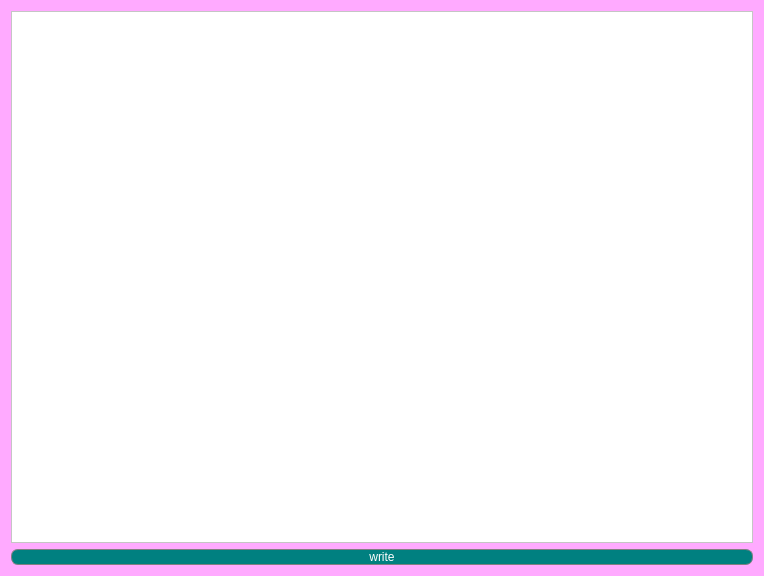
<?xml version="1.0" encoding="UTF-8"?>
<ui version="4.0">
 <class>SecDialog</class>
 <widget class="QDialog" name="SecDialog">
  <property name="geometry">
   <rect>
    <x>0</x>
    <y>0</y>
    <width>764</width>
    <height>576</height>
   </rect>
  </property>
  <property name="windowTitle">
   <string>Dialog</string>
  </property>
  <property name="styleSheet">
   <string notr="true">background:rgb(255, 170, 255);</string>
  </property>
  <layout class="QVBoxLayout" name="verticalLayout_2">
   <item>
    <layout class="QVBoxLayout" name="verticalLayout">
     <item>
      <widget class="QPlainTextEdit" name="plainTextEdit_Write">
       <property name="styleSheet">
        <string notr="true">background:rgb(255, 255, 255);</string>
       </property>
      </widget>
     </item>
     <item>
      <widget class="QPushButton" name="pushButton_write">
       <property name="styleSheet">
        <string notr="true">border-radius:7px;
border:1px solid grey;
background:teal;
color:white</string>
       </property>
       <property name="text">
        <string>write</string>
       </property>
      </widget>
     </item>
    </layout>
   </item>
  </layout>
 </widget>
 <resources/>
 <connections/>
</ui>
